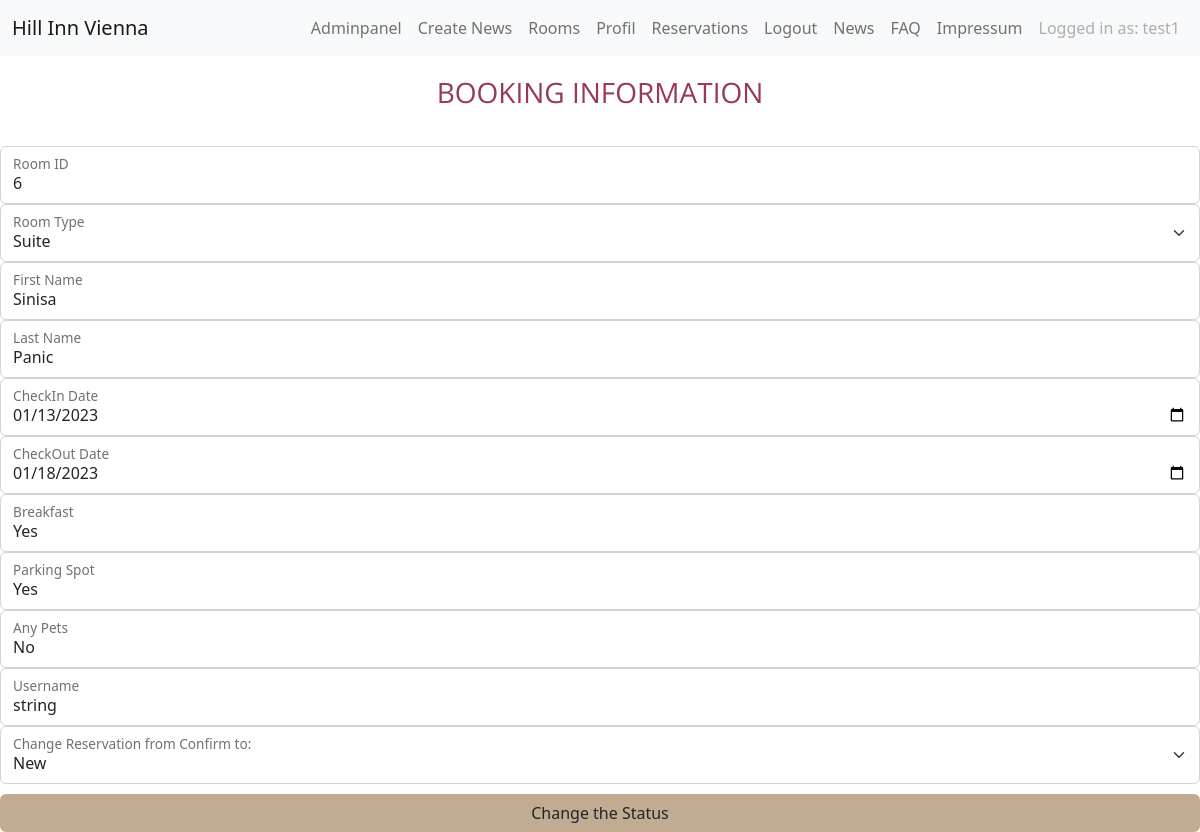
The app's page /inc/bookingedit.php?id=6 (signed in) with its own data.
### tables this page shows
CREATE TABLE `rooms` (
  `ROOM_ID` int(255) NOT NULL,
  `ROOM_TYPE` varchar(255) NOT NULL,
  `GUEST_FIRSTNAME` varchar(255) DEFAULT NULL,
  `GUEST_LASTNAME` varchar(255) DEFAULT NULL,
  `CHECKIN_DATE` date NOT NULL,
  `CHECKOUT_DATE` date NOT NULL,
  `RESERVATION_TIME` timestamp NOT NULL DEFAULT current_timestamp(),
  `STAT` varchar(255) NOT NULL DEFAULT 'New',
  `BREAKFAST` varchar(255) NOT NULL DEFAULT 'No',
  `PARKING` varchar(255) NOT NULL DEFAULT 'No',
  `PET` varchar(255) NOT NULL DEFAULT 'No',
  `USERNAME` varchar(255) NOT NULL
);

### inc/bookingedit.php (the view, shortened to what this page needs)
<!DOCTYPE html>
<html lang="en">
<head>
    <link rel="stylesheet" href="/res/main.css">
    <link href="https://cdn.jsdelivr.net/npm/bootstrap@5.2.2/dist/css/bootstrap.min.css" rel="stylesheet">
</head>
<body>
<?php
  include "nav.php";
  ?>
  <?php
if(isset($_GET["id"]))
{
  if(!empty($_GET["id"]))
  {
      require("../config/dbaccess.php");
      $stmt = $mysql->prepare("SELECT * FROM rooms WHERE ROOM_ID = :id");
      $stmt->execute(array(":id" => $_GET["id"]));
      $row = $stmt->fetch();
    }
  }
      ?>
     <form action="bookingedit.php?id=<?php echo $_GET["id"] ?>" method="post">
                <h1 class="h3 mb-3 fw-normal">Booking Information</h1>
            <div class="form-floating">
                <input type="text" class="form-control" name="roomid" value="<?php echo $row["ROOM_ID"] ?>" require>
                <label for="roomID">Room ID</label>
            </div>
            <div class="form-floating">
                <input type="text" class="form-select" name="roomtype" value="<?php echo $row["ROOM_TYPE"] ?>" require>
                <label for="roomType">Room Type</label>
            </div>
            <div class="form-floating">
                <input type="text" class="form-control" name="firstname" value="<?php echo $row["GUEST_FIRSTNAME"] ?>" require>
                <label for="firstName">First Name</label>
            </div>
            <div class="form-floating">
                <input type="text" class="form-control" name="lastname" value="<?php echo $row["GUEST_LASTNAME"] ?>" require>
                <label for="lastName">Last Name</label>
            </div>
            <div class="form-floating">
                <input type="date" class="form-control" name="checkin" value="<?php echo $row["CHECKIN_DATE"] ?>" require>
                <label for="checkIn">CheckIn Date</label>
            </div>
            <div class="form-floating">
                <input type="date" class="form-control" name="checkout" value="<?php echo $row["CHECKOUT_DATE"] ?>" require>
                <label for="checkOut">CheckOut Date</label>
            </div>
            <div class="form-floating">
                <input type="text" class="form-control" name="breakfast" value="<?php echo $row["BREAKFAST"] ?>" require>
                <label for="breakfast">Breakfast</label>
            </div>
            <div class="form-floating">
                <input type="text" class="form-control" name="parking" value="<?php echo $row["PARKING"] ?>" require>
                <label for="parkingSpot">Parking Spot</label>
            </div>
            <div class="form-floating">
                <input type="text" class="form-control" name="pet" value="<?php echo $row["PET"] ?>" require>
                <label for="pet">Any Pets</label>
            </div>
            <div class="form-floating">
                <input type="text" class="form-control" name="user" value="<?php echo $row["USERNAME"] ?>" require>
                <label for="user">Username</label>
            </div>
            <div class="form-floating">
                <select class="form-select" name="stat">
                <option value="New">New</option>
                </select>
                <label for="stat">Change Reservation from <?php echo $row["STAT"] ?> to:</label>
            </div>
            <div class="col-auto button">
            <button class="w-100 btn" name="submit" type="submit">Change the Status</button>
            </div>
      </form>
</body>
</html>

### res/main.css (style rules this page uses)
body { background-color: whitesmoke; width: 100%; height: 100%; }
h1 { list-style: none; font-family: 'Open Sans', sans-serif; font-size: 30px; padding: 20px; text-transform: uppercase; text-align: center; color: rgb(152, 58, 86); font-size: 40px; }
.button { margin-top: 10px; }
form { border-color: rgb(194, 172, 145); border-radius: 10px; ; }
.btn { background-color: rgb(194, 172, 145) !important; color: black; }

### res/style.css (style rules this page uses)
html { scroll-behavior: smooth; }
.btn { background-color: rgb(194, 172, 145) !important; color: black; }
.button { margin-top: 10px; }

### res/signin.css (style rules this page uses)
body { margin-bottom: 60px; }
.btn { background-color: rgb(194, 172, 145) !important; color: black; }

### records on screen
rooms: roomid "6", roomtype "Suite", firstname "Sinisa", lastname "Panic", checkin "01/13/2023", checkout "01/18/2023", breakfast "Yes", parking "Yes", pet "No", user "string"

### other values on screen
$_SESSION["username"] "test1"
